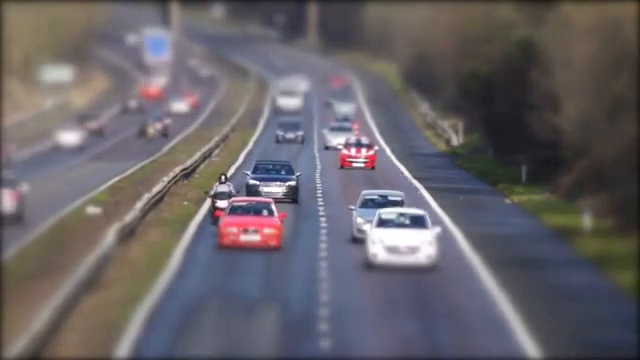
#> input picture frame 26 of lesson_10_tracking/data/video2.mp4, 640 x 360 px
$ python kcf2.py
#> lines starting #> are read from the running program, lines starting #| are printed output that depends on the picture
import cv2

cap = cv2.VideoCapture('../data/video2.mp4')
ret, frame = cap.read()
#> frame is the input picture: shape (360, 640, 3); mean B, G, R 104.1, 98.8, 103.3

#bbox = (x, y, w, h)
x1, y1 = 232, 145
x2, y2 = 287, 190
bbox1 = (232, 145, 55, 45)

x3, y3 = 343, 157
x4, y4 = 404, 203
bbox2 = (343, 157, 61, 46)

tracker1 = cv2.legacy.TrackerKCF_create()
tracker2 = cv2.legacy.TrackerKCF_create()

tracker1.init(frame, bbox1)
tracker2.init(frame, bbox2)

while True:
    ret, frame = cap.read()
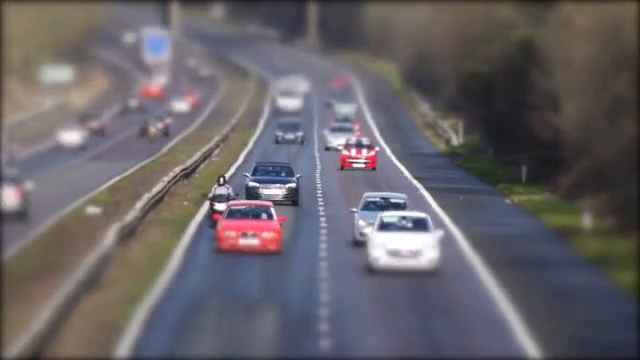
#> input picture frame 27 of lesson_10_tracking/data/video2.mp4, 640 x 360 px
#> frame is the input picture: shape (360, 640, 3); mean B, G, R 103.8, 98.7, 103.2
    if not ret:
        break

    success1, box1 = tracker1.update(frame)
#> success1 = True; box1 = (232, 145, 55, 45)
    success2, box2 = tracker2.update(frame)
#> success2 = True; box2 = (343, 157, 61, 46)

    if success1:
        x, y, w, h = [int(v) for v in box1]
#> x = 232; y = 145; w = 55; h = 45
        cv2.rectangle(frame, (x, y), (x+w, y+h), (0,255,0), 2)
    if success2:
        x2, y2, w2, h2 = [int(v) for v in box2]
#> x2 = 343; y2 = 157; w2 = 61; h2 = 46
        cv2.rectangle(frame, (x2, y2), (x2+w2, y2+h2), (255,0,0), 2)
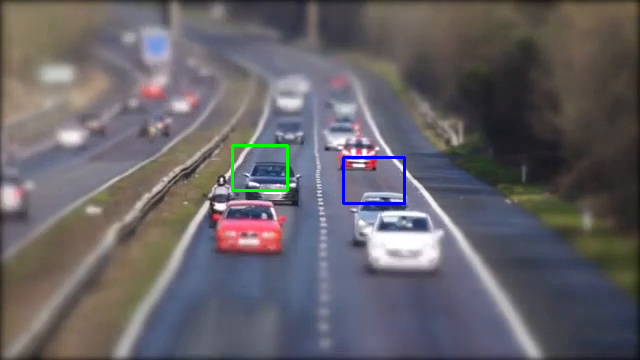
#> frame: shape (360, 640, 3); mean B, G, R 103.8, 98.7, 102.5
    else:
        cv2.putText(frame, "Lost", (50,50),
                    cv2.FONT_HERSHEY_SIMPLEX, 0.75, (0,0,255), 2)

    cv2.imshow("Multi-Object KCF Tracker", frame)
    if cv2.waitKey(1) & 0xFF == 27:
#> (key Esc is pressed here)
        break

cap.release()
cv2.destroyAllWindows()

$ run again, starting later in the video
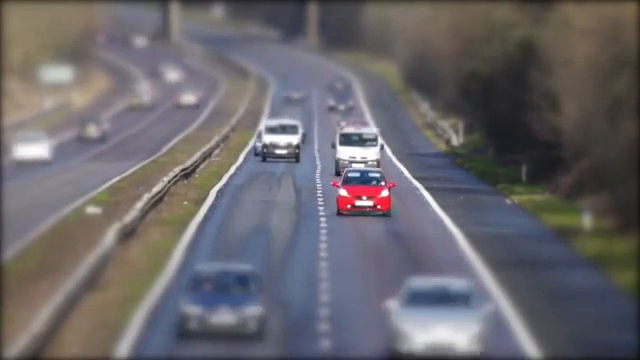
#> input picture frame 118 of lesson_10_tracking/data/video2.mp4, 640 x 360 px
#> frame is the input picture: shape (360, 640, 3); mean B, G, R 107.3, 102.8, 105.9
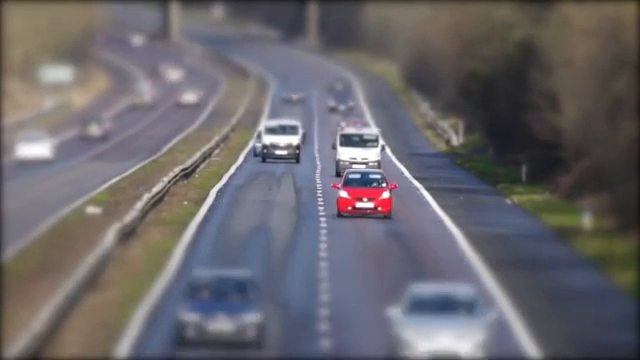
#> input picture frame 119 of lesson_10_tracking/data/video2.mp4, 640 x 360 px
#> frame is the input picture: shape (360, 640, 3); mean B, G, R 107.5, 102.9, 106
#> success1 = True; box1 = (232, 145, 55, 45)
#> success2 = True; box2 = (343, 157, 61, 46)
#> x = 232; y = 145; w = 55; h = 45
#> x2 = 343; y2 = 157; w2 = 61; h2 = 46
#> `cv2.rectangle(frame, (x2, y2), (x2+w2, y2+h2), (255,0,0), 2)`:
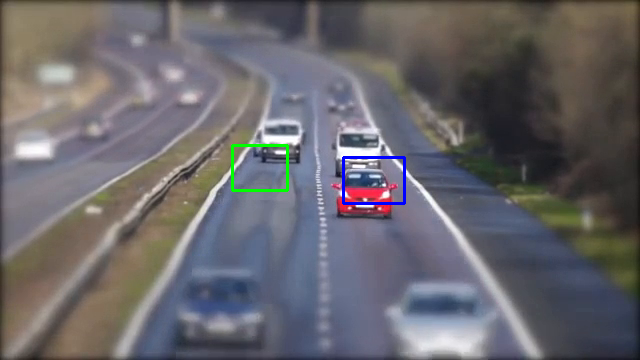
#> frame: shape (360, 640, 3); mean B, G, R 107.4, 102.8, 105.1

$ run again, starting later in the video
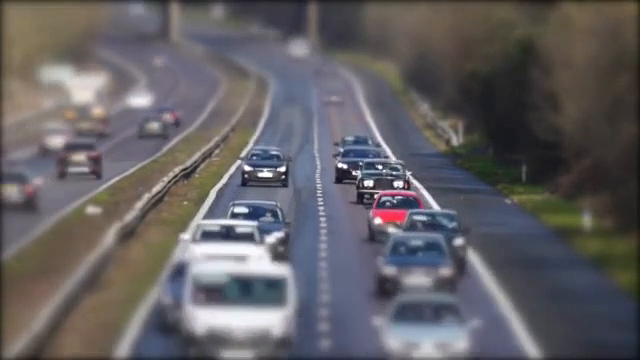
#> input picture frame 211 of lesson_10_tracking/data/video2.mp4, 640 x 360 px
#> frame is the input picture: shape (360, 640, 3); mean B, G, R 99.7, 96.2, 99
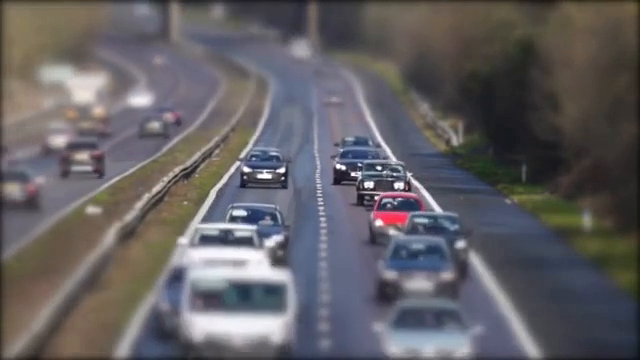
#> input picture frame 212 of lesson_10_tracking/data/video2.mp4, 640 x 360 px
#> frame is the input picture: shape (360, 640, 3); mean B, G, R 99.8, 96.2, 99
#> success1 = True; box1 = (232, 145, 55, 45)
#> success2 = True; box2 = (343, 157, 61, 46)
#> x = 232; y = 145; w = 55; h = 45
#> x2 = 343; y2 = 157; w2 = 61; h2 = 46
#> `cv2.rectangle(frame, (x2, y2), (x2+w2, y2+h2), (255,0,0), 2)`:
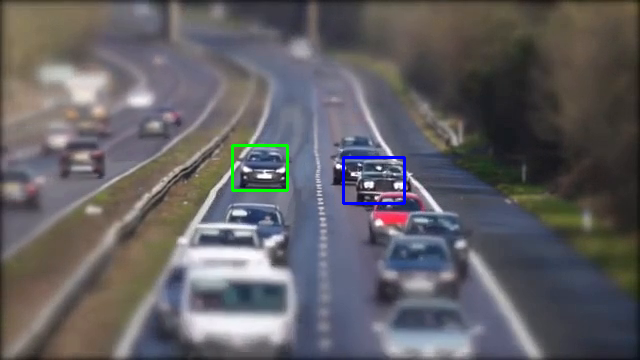
#> frame: shape (360, 640, 3); mean B, G, R 99.9, 96.3, 98.4
